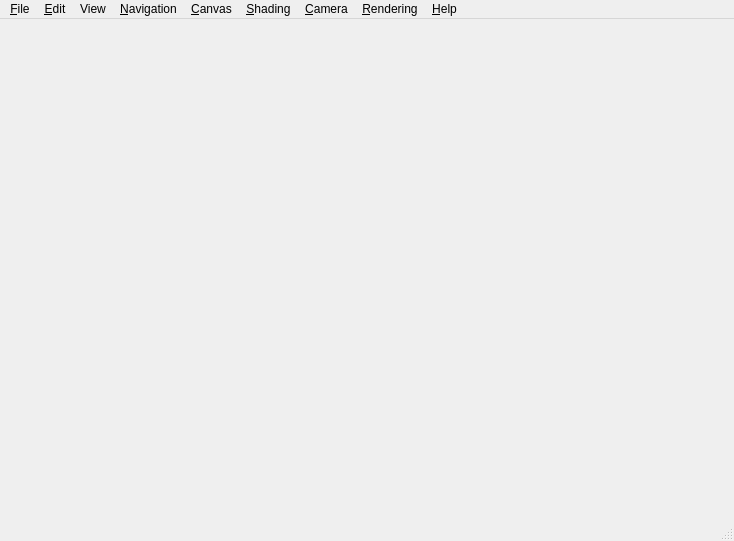
<?xml version="1.0" encoding="UTF-8"?>
<ui version="4.0">
 <class>Viewer</class>
 <widget class="QMainWindow" name="Viewer">
  <property name="geometry">
   <rect>
    <x>0</x>
    <y>0</y>
    <width>734</width>
    <height>541</height>
   </rect>
  </property>
  <property name="windowTitle">
   <string/>
  </property>
  <widget class="QWidget" name="centralwidget"/>
  <widget class="QMenuBar" name="menubar">
   <property name="geometry">
    <rect>
     <x>0</x>
     <y>0</y>
     <width>734</width>
     <height>21</height>
    </rect>
   </property>
   <widget class="QMenu" name="canvasMenu">
    <property name="title">
     <string>&amp;Canvas</string>
    </property>
    <widget class="QMenu" name="selectFrameBufferMenu">
     <property name="title">
      <string>Select &amp;Frame Buffer</string>
     </property>
     <addaction name="fboColorAction"/>
     <addaction name="fboNormalzAction"/>
     <addaction name="fboShadowsAction"/>
     <addaction name="fboShadowMapAction"/>
     <addaction name="fboSSAOAction"/>
     <addaction name="fboColorIdAction"/>
     <addaction name="separator"/>
     <addaction name="showFrameBuffersAction"/>
    </widget>
    <addaction name="reloadAllShadersAction"/>
    <addaction name="selectFrameBufferMenu"/>
    <addaction name="separator"/>
    <addaction name="togglePrintModeAction"/>
    <addaction name="toggleDebugModeAction"/>
    <addaction name="separator"/>
    <addaction name="toggleFullScreenAction"/>
    <addaction name="specifyResolutionAction"/>
    <addaction name="separator"/>
    <addaction name="captureAsImageAction"/>
    <addaction name="captureAsImageAdvancedAction"/>
    <addaction name="separator"/>
    <addaction name="loadPresentationAction"/>
    <addaction name="separator"/>
    <addaction name="enableCullingAction"/>
   </widget>
   <widget class="QMenu" name="fileMenu">
    <property name="title">
     <string>&amp;File</string>
    </property>
    <addaction name="openFileDialogAction"/>
    <addaction name="separator"/>
    <addaction name="quitAction"/>
   </widget>
   <widget class="QMenu" name="helpMenu">
    <property name="title">
     <string>&amp;Help</string>
    </property>
    <addaction name="aboutAction"/>
   </widget>
   <widget class="QMenu" name="navigationMenu">
    <property name="title">
     <string>&amp;Navigation</string>
    </property>
    <widget class="QMenu" name="selectManipulatorMenu">
     <property name="title">
      <string>Select &amp;Manipulator</string>
     </property>
     <addaction name="treemapManipulatorAction"/>
     <addaction name="fpsManipulatorAction"/>
     <addaction name="separator"/>
     <addaction name="driveManipulatorAction"/>
     <addaction name="flightManipulatorAction"/>
     <addaction name="terrainManipulatorAction"/>
     <addaction name="trackballManipulatorAction"/>
     <addaction name="ufoManipulatorAction"/>
    </widget>
    <widget class="QMenu" name="selectViewMenu">
     <property name="title">
      <string>Show View</string>
     </property>
     <addaction name="actionFrontView"/>
     <addaction name="actionLeftView"/>
     <addaction name="actionBackView"/>
     <addaction name="actionRightView"/>
     <addaction name="actionTopView"/>
     <addaction name="actionBottomView"/>
     <addaction name="actionTopRightView"/>
     <addaction name="actionBottomLeftView"/>
     <addaction name="separator"/>
     <addaction name="actionRandomView"/>
    </widget>
    <widget class="QMenu" name="menuSave_Load_View">
     <property name="title">
      <string>Save/Load View</string>
     </property>
     <addaction name="actionLoad_1"/>
     <addaction name="actionLoad_2"/>
     <addaction name="actionLoad_3"/>
     <addaction name="actionLoad_4"/>
     <addaction name="actionSave_1"/>
     <addaction name="actionSave_2"/>
     <addaction name="actionSave_3"/>
     <addaction name="actionSave_4"/>
    </widget>
    <addaction name="selectManipulatorMenu"/>
    <addaction name="selectViewMenu"/>
    <addaction name="menuSave_Load_View"/>
    <addaction name="separator"/>
    <addaction name="captureCameraPathAction"/>
    <addaction name="playCameraPathAction"/>
    <addaction name="separator"/>
    <addaction name="createVantagePointAction"/>
    <addaction name="selectVantagePointAction"/>
   </widget>
   <widget class="QMenu" name="editMenu">
    <property name="title">
     <string>&amp;Edit</string>
    </property>
    <addaction name="manageConfigurationsAction"/>
    <addaction name="separator"/>
    <addaction name="specifyBenchmarkAction"/>
    <addaction name="runBenchmarksAction"/>
    <addaction name="separator"/>
    <addaction name="preferencesAction"/>
   </widget>
   <widget class="QMenu" name="shadingMenu">
    <property name="title">
     <string>&amp;Shading</string>
    </property>
    <addaction name="flatShadingAction"/>
    <addaction name="gouraudShadingAction"/>
    <addaction name="phongShadingAction"/>
    <addaction name="separator"/>
    <addaction name="goochShadingAction"/>
    <addaction name="separator"/>
    <addaction name="wireframeShadingAction"/>
    <addaction name="solidWireframeShadingAction"/>
    <addaction name="primitiveWireframeShadingAction"/>
    <addaction name="separator"/>
    <addaction name="normalsAction"/>
    <addaction name="separator"/>
    <addaction name="colorRenderingAction"/>
    <addaction name="shadowMappingAction"/>
    <addaction name="shadowBlurAction"/>
    <addaction name="ssaoAction"/>
    <addaction name="ssaoBlurAction"/>
   </widget>
   <widget class="QMenu" name="cameraMenu">
    <property name="title">
     <string>&amp;Camera</string>
    </property>
    <widget class="QMenu" name="selectRedCyanStereoCameraTypeMenu">
     <property name="title">
      <string>Red Cyan Stereo Camera</string>
     </property>
     <addaction name="parallelRedCyanStereoCameraAction"/>
     <addaction name="convergentRedCyanStereoCameraAction"/>
    </widget>
    <addaction name="standardCameraAction"/>
    <addaction name="separator"/>
    <addaction name="selectRedCyanStereoCameraTypeMenu"/>
    <addaction name="oculusRiftStereoCameraAction"/>
   </widget>
   <widget class="QMenu" name="menuView">
    <property name="title">
     <string>View</string>
    </property>
    <addaction name="toggleNavigator"/>
    <addaction name="toggleExplorer"/>
    <addaction name="toggleFullscreen"/>
   </widget>
   <widget class="QMenu" name="renderingMenu">
    <property name="title">
     <string>&amp;Rendering</string>
    </property>
    <addaction name="renderingRasterizerAction"/>
    <addaction name="renderingPathtracerAction"/>
   </widget>
   <addaction name="fileMenu"/>
   <addaction name="editMenu"/>
   <addaction name="menuView"/>
   <addaction name="navigationMenu"/>
   <addaction name="canvasMenu"/>
   <addaction name="shadingMenu"/>
   <addaction name="cameraMenu"/>
   <addaction name="renderingMenu"/>
   <addaction name="helpMenu"/>
  </widget>
  <widget class="QStatusBar" name="statusbar"/>
  <action name="toggleDebugModeAction">
   <property name="checkable">
    <bool>true</bool>
   </property>
   <property name="enabled">
    <bool>false</bool>
   </property>
   <property name="text">
    <string>Toggle &amp;Debug Mode</string>
   </property>
  </action>
  <action name="togglePrintModeAction">
   <property name="checkable">
    <bool>true</bool>
   </property>
   <property name="enabled">
    <bool>false</bool>
   </property>
   <property name="text">
    <string>Toggle &amp;Print Mode</string>
   </property>
  </action>
  <action name="toggleFullScreenAction">
   <property name="enabled">
    <bool>false</bool>
   </property>
   <property name="text">
    <string>Toggle Full Screen</string>
   </property>
  </action>
  <action name="specifyResolutionAction">
   <property name="enabled">
    <bool>false</bool>
   </property>
   <property name="text">
    <string>Specify Resolution ...</string>
   </property>
   <property name="menuRole">
    <enum>QAction::TextHeuristicRole</enum>
   </property>
  </action>
  <action name="captureCameraPathAction">
   <property name="enabled">
    <bool>false</bool>
   </property>
   <property name="text">
    <string>Capture Camera Path ...</string>
   </property>
   <property name="menuRole">
    <enum>QAction::TextHeuristicRole</enum>
   </property>
  </action>
  <action name="aboutAction">
   <property name="enabled">
    <bool>false</bool>
   </property>
   <property name="text">
    <string>About ...</string>
   </property>
   <property name="menuRole">
    <enum>QAction::AboutRole</enum>
   </property>
  </action>
  <action name="openFileDialogAction">
   <property name="checkable">
    <bool>false</bool>
   </property>
   <property name="enabled">
    <bool>true</bool>
   </property>
   <property name="text">
    <string>&amp;Open…</string>
   </property>
   <property name="iconText">
    <string>Open</string>
   </property>
   <property name="toolTip">
    <string>Open</string>
   </property>
   <property name="shortcut">
    <string>Ctrl+O</string>
   </property>
   <property name="menuRole">
    <enum>QAction::TextHeuristicRole</enum>
   </property>
   <property name="iconVisibleInMenu">
    <bool>true</bool>
   </property>
  </action>
  <action name="quitAction">
   <property name="enabled">
    <bool>true</bool>
   </property>
   <property name="text">
    <string>&amp;Close</string>
   </property>
   <property name="shortcut">
    <string>Ctrl+Q</string>
   </property>
   <property name="shortcutContext">
    <enum>Qt::ApplicationShortcut</enum>
   </property>
   <property name="menuRole">
    <enum>QAction::QuitRole</enum>
   </property>
  </action>
  <action name="driveManipulatorAction">
   <property name="enabled">
    <bool>false</bool>
   </property>
   <property name="text">
    <string>&amp;Drive Manipulator</string>
   </property>
   <property name="menuRole">
    <enum>QAction::TextHeuristicRole</enum>
   </property>
  </action>
  <action name="playCameraPathAction">
   <property name="enabled">
    <bool>false</bool>
   </property>
   <property name="text">
    <string>&amp;Play Camera Path ...</string>
   </property>
   <property name="menuRole">
    <enum>QAction::TextHeuristicRole</enum>
   </property>
  </action>
  <action name="flightManipulatorAction">
   <property name="checkable">
    <bool>true</bool>
   </property>
   <property name="enabled">
    <bool>true</bool>
   </property>
   <property name="text">
    <string>&amp;Flight Manipulator</string>
   </property>
   <property name="shortcut">
    <string>1</string>
   </property>
  </action>
  <action name="terrainManipulatorAction">
   <property name="enabled">
    <bool>false</bool>
   </property>
   <property name="text">
    <string>&amp;Terrain Manipulator</string>
   </property>
  </action>
  <action name="trackballManipulatorAction">
   <property name="checkable">
    <bool>true</bool>
   </property>
   <property name="checked">
    <bool>true</bool>
   </property>
   <property name="enabled">
    <bool>true</bool>
   </property>
   <property name="text">
    <string>Track&amp;ball Manipulator</string>
   </property>
   <property name="shortcut">
    <string>2</string>
   </property>
  </action>
  <action name="treemapManipulatorAction">
   <property name="enabled">
    <bool>false</bool>
   </property>
   <property name="text">
    <string>3D Tree&amp;map Manipulator</string>
   </property>
  </action>
  <action name="fpsManipulatorAction">
   <property name="checkable">
    <bool>true</bool>
   </property>
   <property name="enabled">
    <bool>true</bool>
   </property>
   <property name="text">
    <string>FPS Manipulator</string>
   </property>
   <property name="shortcut">
    <string>3</string>
   </property>
  </action>
  <action name="specifyBenchmarkAction">
   <property name="enabled">
    <bool>false</bool>
   </property>
   <property name="text">
    <string>&amp;Specify Benchmark ...</string>
   </property>
  </action>
  <action name="runBenchmarksAction">
   <property name="enabled">
    <bool>false</bool>
   </property>
   <property name="text">
    <string>&amp;Run Benchmarks ...</string>
   </property>
  </action>
  <action name="manageConfigurationsAction">
   <property name="enabled">
    <bool>false</bool>
   </property>
   <property name="text">
    <string>Manage &amp;Configurations ...</string>
   </property>
  </action>
  <action name="preferencesAction">
   <property name="enabled">
    <bool>false</bool>
   </property>
   <property name="text">
    <string>&amp;Preferences ...</string>
   </property>
   <property name="menuRole">
    <enum>QAction::PreferencesRole</enum>
   </property>
  </action>
  <action name="listOfFBOsAction">
   <property name="enabled">
    <bool>false</bool>
   </property>
   <property name="text">
    <string>List of named FBOs</string>
   </property>
  </action>
  <action name="showFrameBuffersAction">
   <property name="enabled">
    <bool>false</bool>
   </property>
   <property name="text">
    <string>&amp;Show Frame Buffers ...</string>
   </property>
  </action>
  <action name="ufoManipulatorAction">
   <property name="enabled">
    <bool>false</bool>
   </property>
   <property name="text">
    <string>&amp;UFO Manipulator</string>
   </property>
  </action>
  <action name="selectVantagePointAction">
   <property name="enabled">
    <bool>false</bool>
   </property>
   <property name="text">
    <string>Select V&amp;antage Point ...</string>
   </property>
  </action>
  <action name="createVantagePointAction">
   <property name="enabled">
    <bool>false</bool>
   </property>
   <property name="text">
    <string>Create Vantage Point</string>
   </property>
  </action>
  <action name="toggleHpiLogoAction">
   <property name="enabled">
    <bool>false</bool>
   </property>
   <property name="text">
    <string>Toggle &amp;HPI Logo</string>
   </property>
  </action>
  <action name="loadPresentationAction">
   <property name="enabled">
    <bool>false</bool>
   </property>
   <property name="text">
    <string>&amp;Load Presentation ...</string>
   </property>
  </action>
  <action name="captureAsImageAction">
   <property name="text">
    <string>Capture as &amp;Image</string>
   </property>
   <property name="shortcut">
    <string>F10</string>
   </property>
  </action>
  <action name="captureAsImageAdvancedAction">
   <property name="text">
    <string>Capture as Image &amp;Advanced ...</string>
   </property>
   <property name="shortcut">
    <string>Shift+F10</string>
   </property>
  </action>
  <action name="reloadAllShadersAction">
   <property name="text">
    <string>&amp;Reload All Shaders</string>
   </property>
   <property name="shortcut">
    <string>F5</string>
   </property>
  </action>
  <action name="toggleNavigator">
   <property name="text">
    <string>Show/Hide Navigator</string>
   </property>
  </action>
  <action name="toggleExplorer">
   <property name="text">
    <string>Show/Hide Explorer</string>
   </property>
  </action>
  <action name="toggleFullscreen">
   <property name="text">
    <string>Fullscreen</string>
   </property>
   <property name="shortcut">
    <string>Esc</string>
   </property>
  </action>
  <action name="actionFrontView">
   <property name="text">
    <string>Front</string>
   </property>
   <property name="shortcut">
    <string>Alt+1</string>
   </property>
  </action>
  <action name="actionLeftView">
   <property name="text">
    <string>Left</string>
   </property>
   <property name="shortcut">
    <string>Alt+2</string>
   </property>
  </action>
  <action name="actionBackView">
   <property name="text">
    <string>Back</string>
   </property>
   <property name="shortcut">
    <string>Alt+3</string>
   </property>
  </action>
  <action name="actionRightView">
   <property name="text">
    <string>Right</string>
   </property>
   <property name="shortcut">
    <string>Alt+4</string>
   </property>
  </action>
  <action name="actionTopView">
   <property name="text">
    <string>Top</string>
   </property>
   <property name="shortcut">
    <string>Alt+5</string>
   </property>
  </action>
  <action name="actionBottomView">
   <property name="text">
    <string>Bottom</string>
   </property>
   <property name="shortcut">
    <string>Alt+6</string>
   </property>
  </action>
  <action name="actionTopRightView">
   <property name="text">
    <string>TopRight</string>
   </property>
   <property name="shortcut">
    <string>Alt+7</string>
   </property>
  </action>
  <action name="actionBottomLeftView">
   <property name="text">
    <string>BottomLeft</string>
   </property>
   <property name="shortcut">
    <string>Alt+8</string>
   </property>
  </action>
  <action name="actionRandomView">
   <property name="text">
    <string>Random</string>
   </property>
   <property name="shortcut">
    <string>Alt+0</string>
   </property>
  </action>
  <action name="actionLoad_1">
   <property name="text">
    <string>Load 1</string>
   </property>
   <property name="shortcut">
    <string>Shift+F1</string>
   </property>
  </action>
  <action name="actionLoad_2">
   <property name="text">
    <string>Load 2</string>
   </property>
   <property name="shortcut">
    <string>Shift+F2</string>
   </property>
  </action>
  <action name="actionLoad_3">
   <property name="text">
    <string>Load 3</string>
   </property>
   <property name="shortcut">
    <string>Shift+F3</string>
   </property>
  </action>
  <action name="actionLoad_4">
   <property name="text">
    <string>Load 4</string>
   </property>
   <property name="shortcut">
    <string>Shift+F4</string>
   </property>
  </action>
  <action name="actionSave_1">
   <property name="text">
    <string>Save 1</string>
   </property>
   <property name="shortcut">
    <string>Ctrl+F1</string>
   </property>
  </action>
  <action name="actionSave_2">
   <property name="text">
    <string>Save 2</string>
   </property>
   <property name="shortcut">
    <string>Ctrl+F2</string>
   </property>
  </action>
  <action name="actionSave_3">
   <property name="text">
    <string>Save 3</string>
   </property>
   <property name="shortcut">
    <string>Ctrl+F3</string>
   </property>
  </action>
  <action name="actionSave_4">
   <property name="text">
    <string>Save 4</string>
   </property>
   <property name="shortcut">
    <string>Ctrl+F4</string>
   </property>
  </action>
  <action name="actionTopLeft">
   <property name="text">
    <string>TopLeft</string>
   </property>
   <property name="shortcut">
    <string>Shift+F3</string>
   </property>
  </action>
  <action name="phongShadingAction">
   <property name="enabled">
    <bool>true</bool>
   </property>
   <property name="text">
    <string>&amp;Phong Shading</string>
   </property>
   <property name="shortcut">
    <string>Shift+F12</string>
   </property>
  </action>
  <action name="flatShadingAction">
   <property name="enabled">
    <bool>true</bool>
   </property>
   <property name="text">
    <string>&amp;Flat Shading</string>
   </property>
  </action>
  <action name="gouraudShadingAction">
   <property name="enabled">
    <bool>true</bool>
   </property>
   <property name="text">
    <string>&amp;Gouraud Shading</string>
   </property>
  </action>
  <action name="goochShadingAction">
   <property name="enabled">
    <bool>true</bool>
   </property>
   <property name="text">
    <string>G&amp;ooch Shading</string>
   </property>
  </action>
  <action name="wireframeShadingAction">
   <property name="enabled">
    <bool>true</bool>
   </property>
   <property name="text">
    <string>W&amp;ireframe Shading</string>
   </property>
  </action>
  <action name="solidWireframeShadingAction">
   <property name="enabled">
    <bool>true</bool>
   </property>
   <property name="text">
    <string>S&amp;olidWireframe Shading</string>
   </property>
  </action>
  <action name="primitiveWireframeShadingAction">
   <property name="enabled">
    <bool>true</bool>
   </property>
   <property name="text">
    <string>Pr&amp;imitiveWireframe Shading</string>
   </property>
  </action>
  <action name="normalsAction">
   <property name="enabled">
    <bool>true</bool>
   </property>
   <property name="text">
    <string>Normals</string>
   </property>
  </action>
  <action name="pathTracingAction">
   <property name="enabled">
    <bool>true</bool>
   </property>
   <property name="text">
    <string>Path&amp;Tracing</string>
   </property>
  </action>
  <action name="fboColorAction">
   <property name="checkable">
    <bool>true</bool>
   </property>
   <property name="checked">
    <bool>true</bool>
   </property>
   <property name="text">
    <string>Color</string>
   </property>
  </action>
  <action name="fboNormalzAction">
   <property name="checkable">
    <bool>true</bool>
   </property>
   <property name="text">
    <string>NormalZ</string>
   </property>
  </action>
  <action name="fboShadowMapAction">
   <property name="checkable">
    <bool>true</bool>
   </property>
   <property name="text">
    <string>ShadowMap</string>
   </property>
  </action>
  <action name="fboTempBufferAction">
   <property name="checkable">
    <bool>true</bool>
   </property>
   <property name="text">
    <string>TempBuffer</string>
   </property>
  </action>
  <action name="shadowMappingAction">
   <property name="checkable">
    <bool>true</bool>
   </property>
   <property name="checked">
    <bool>true</bool>
   </property>
   <property name="text">
    <string>ShadowMapping</string>
   </property>
  </action>
  <action name="ssaoAction">
   <property name="checkable">
    <bool>true</bool>
   </property>
   <property name="checked">
    <bool>true</bool>
   </property>
   <property name="text">
    <string>SSAO</string>
   </property>
  </action>
  <action name="colorRenderingAction">
   <property name="checkable">
    <bool>true</bool>
   </property>
   <property name="checked">
    <bool>true</bool>
   </property>
   <property name="text">
    <string>Color</string>
   </property>
  </action>
  <action name="fboShadowsAction">
   <property name="checkable">
    <bool>true</bool>
   </property>
   <property name="text">
    <string>Shadows</string>
   </property>
  </action>
  <action name="fboSSAOAction">
   <property name="checkable">
    <bool>true</bool>
   </property>
   <property name="text">
    <string>SSAO</string>
   </property>
  </action>
  <action name="fboColorIdAction">
   <property name="checkable">
    <bool>true</bool>
   </property>
   <property name="text">
    <string>ColorId</string>
   </property>
  </action>
  <action name="ssaoBlurAction">
   <property name="checkable">
    <bool>true</bool>
   </property>
   <property name="checked">
    <bool>true</bool>
   </property>
   <property name="text">
    <string>SSAO blur</string>
   </property>
  </action>
  <action name="shadowBlurAction">
   <property name="checkable">
    <bool>true</bool>
   </property>
   <property name="checked">
    <bool>true</bool>
   </property>
   <property name="text">
    <string>Shadow blur</string>
   </property>
  </action>
  <action name="enableCullingAction">
   <property name="checkable">
    <bool>true</bool>
   </property>
   <property name="checked">
    <bool>true</bool>
   </property>
   <property name="text">
    <string>Enable Culling</string>
   </property>
  </action>
  <action name="renderingRasterizerAction">
   <property name="text">
    <string>Rasterization</string>
   </property>
  </action>
  <action name="renderingPathtracerAction">
   <property name="text">
    <string>Pathtracing</string>
   </property>
  </action>
  <action name="standardCameraAction">
   <property name="enabled">
    <bool>true</bool>
   </property>
   <property name="text">
    <string>Standard Camera</string>
   </property>
  </action>
  <action name="parallelRedCyanStereoCameraAction">
   <property name="enabled">
    <bool>true</bool>
   </property>
   <property name="text">
    <string>parallel Cameras</string>
   </property>
  </action>
  <action name="convergentRedCyanStereoCameraAction">
   <property name="enabled">
    <bool>true</bool>
   </property>
   <property name="text">
    <string>convergent Cameras</string>
   </property>
  </action>
  <action name="oculusRiftStereoCameraAction">
   <property name="enabled">
    <bool>true</bool>
   </property>
   <property name="text">
    <string>Oculus Rift Stereo-Camera</string>
   </property>
  </action>
  <addaction name="toggleFullscreen"/>
 </widget>
 <resources/>
 <connections/>
</ui>
